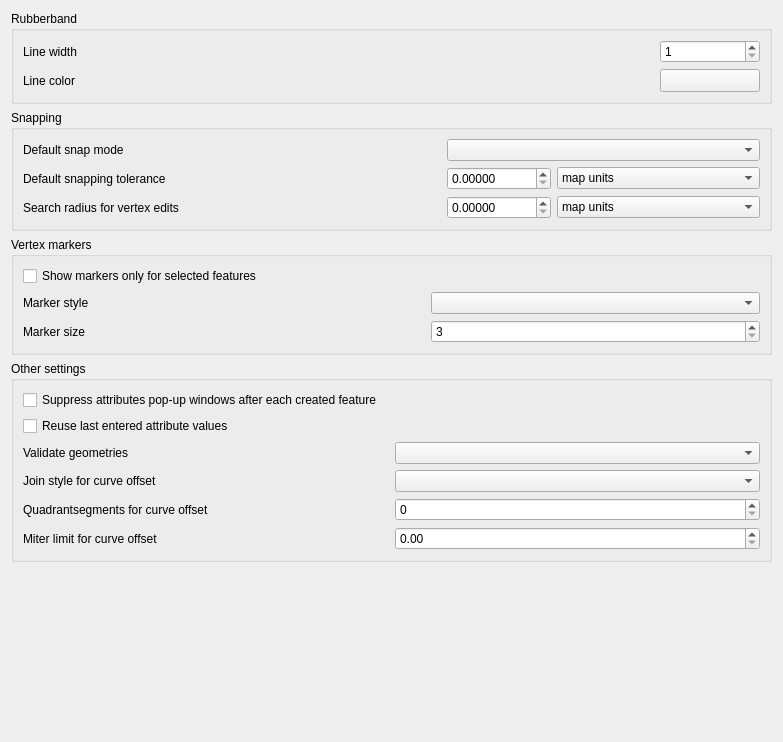
         <widget class="QWidget" name="scrollAreaWidgetContents_6">
          <property name="geometry">
           <rect>
            <x>0</x>
            <y>0</y>
            <width>783</width>
            <height>742</height>
           </rect>
          </property>
          <layout class="QGridLayout" name="gridLayout_13">
           <item row="0" column="0">
            <widget class="QGroupBox" name="mRubberBandGroupBox">
             <property name="title">
              <string>Rubberband</string>
             </property>
             <layout class="QGridLayout">
              <item row="0" column="0">
               <widget class="QLabel" name="mLineWidthTextLabel">
                <property name="text">
                 <string>Line width</string>
                </property>
               </widget>
              </item>
              <item row="0" column="1">
               <widget class="QSpinBox" name="mLineWidthSpinBox">
                <property name="toolTip">
                 <string>Line width in pixels</string>
                </property>
                <property name="minimum">
                 <number>1</number>
                </property>
               </widget>
              </item>
              <item row="1" column="0">
               <widget class="QLabel" name="mLineColorTextLabel">
                <property name="text">
                 <string>Line color</string>
                </property>
               </widget>
              </item>
              <item row="1" column="1">
               <widget class="QgsColorButton" name="mLineColorToolButton">
                <property name="minimumSize">
                 <size>
                  <width>100</width>
                  <height>0</height>
                 </size>
                </property>
                <property name="text">
                 <string/>
                </property>
               </widget>
              </item>
             </layout>
            </widget>
           </item>
           <item row="1" column="0">
            <widget class="QGroupBox" name="mSnappingGroupBox">
             <property name="title">
              <string>Snapping</string>
             </property>
             <layout class="QGridLayout">
              <item row="0" column="0">
               <widget class="QLabel" name="mDefaultSnapModeLabel">
                <property name="text">
                 <string>Default snap mode</string>
                </property>
               </widget>
              </item>
              <item row="0" column="4" colspan="2">
               <widget class="QComboBox" name="mDefaultSnapModeComboBox">
                <property name="sizePolicy">
                 <sizepolicy hsizetype="Expanding" vsizetype="Fixed">
                  <horstretch>0</horstretch>
                  <verstretch>0</verstretch>
                 </sizepolicy>
                </property>
               </widget>
              </item>
              <item row="1" column="0" colspan="2">
               <widget class="QLabel" name="mDefaultSnappingToleranceTextLabel">
                <property name="text">
                 <string>Default snapping tolerance</string>
                </property>
               </widget>
              </item>
              <item row="1" column="4">
               <widget class="QDoubleSpinBox" name="mDefaultSnappingToleranceSpinBox">
                <property name="decimals">
                 <number>5</number>
                </property>
                <property name="maximum">
                 <double>99999999.989999994635582</double>
                </property>
               </widget>
              </item>
              <item row="2" column="0" colspan="3">
               <widget class="QLabel" name="mVertexSearchRadiusVertexEditLabel">
                <property name="text">
                 <string>Search radius for vertex edits</string>
                </property>
               </widget>
              </item>
              <item row="2" column="4">
               <widget class="QDoubleSpinBox" name="mSearchRadiusVertexEditSpinBox">
                <property name="decimals">
                 <number>5</number>
                </property>
                <property name="maximum">
                 <double>99999999.989999994635582</double>
                </property>
               </widget>
              </item>
              <item row="1" column="5">
               <widget class="QComboBox" name="mDefaultSnappingToleranceComboBox">
                <property name="sizePolicy">
                 <sizepolicy hsizetype="Expanding" vsizetype="Fixed">
                  <horstretch>0</horstretch>
                  <verstretch>0</verstretch>
                 </sizepolicy>
                </property>
                <item>
                 <property name="text">
                  <string>map units</string>
                 </property>
                </item>
                <item>
                 <property name="text">
                  <string>pixels</string>
                 </property>
                </item>
               </widget>
              </item>
              <item row="2" column="5">
               <widget class="QComboBox" name="mSearchRadiusVertexEditComboBox">
                <item>
                 <property name="text">
                  <string>map units</string>
                 </property>
                </item>
                <item>
                 <property name="text">
                  <string>pixels</string>
                 </property>
                </item>
               </widget>
              </item>
              <item row="2" column="3">
               <spacer>
                <property name="orientation">
                 <enum>Qt::Horizontal</enum>
                </property>
                <property name="sizeHint" stdset="0">
                 <size>
                  <width>61</width>
                  <height>20</height>
                 </size>
                </property>
               </spacer>
              </item>
              <item row="1" column="2" colspan="2">
               <spacer>
                <property name="orientation">
                 <enum>Qt::Horizontal</enum>
                </property>
                <property name="sizeHint" stdset="0">
                 <size>
                  <width>241</width>
                  <height>20</height>
                 </size>
                </property>
               </spacer>
              </item>
              <item row="0" column="1" colspan="3">
               <spacer>
                <property name="orientation">
                 <enum>Qt::Horizontal</enum>
                </property>
                <property name="sizeHint" stdset="0">
                 <size>
                  <width>311</width>
                  <height>20</height>
                 </size>
                </property>
               </spacer>
              </item>
             </layout>
            </widget>
           </item>
           <item row="2" column="0">
            <widget class="QGroupBox" name="mVertexMarkerGroupBox">
             <property name="title">
              <string>Vertex markers</string>
             </property>
             <layout class="QGridLayout">
              <item row="0" column="0" colspan="2">
               <widget class="QCheckBox" name="mMarkersOnlyForSelectedCheckBox">
                <property name="text">
                 <string>Show markers only for selected features</string>
                </property>
               </widget>
              </item>
              <item row="1" column="0">
               <widget class="QLabel" name="mMarkerStyleLabel">
                <property name="text">
                 <string>Marker style</string>
                </property>
               </widget>
              </item>
              <item row="1" column="1">
               <spacer>
                <property name="orientation">
                 <enum>Qt::Horizontal</enum>
                </property>
                <property name="sizeHint" stdset="0">
                 <size>
                  <width>281</width>
                  <height>20</height>
                 </size>
                </property>
               </spacer>
              </item>
              <item row="1" column="2">
               <widget class="QComboBox" name="mMarkerStyleComboBox">
                <property name="sizePolicy">
                 <sizepolicy hsizetype="Expanding" vsizetype="Fixed">
                  <horstretch>0</horstretch>
                  <verstretch>0</verstretch>
                 </sizepolicy>
                </property>
               </widget>
              </item>
              <item row="2" column="2">
               <widget class="QSpinBox" name="mMarkerSizeSpinBox">
                <property name="layoutDirection">
                 <enum>Qt::LeftToRight</enum>
                </property>
                <property name="minimum">
                 <number>3</number>
                </property>
                <property name="singleStep">
                 <number>2</number>
                </property>
               </widget>
              </item>
              <item row="2" column="0">
               <widget class="QLabel" name="label_6">
                <property name="text">
                 <string>Marker size</string>
                </property>
               </widget>
              </item>
              <item row="2" column="1">
               <spacer>
                <property name="orientation">
                 <enum>Qt::Horizontal</enum>
                </property>
                <property name="sizeHint" stdset="0">
                 <size>
                  <width>40</width>
                  <height>20</height>
                 </size>
                </property>
               </spacer>
              </item>
             </layout>
            </widget>
           </item>
           <item row="3" column="0">
            <widget class="QGroupBox" name="mEnterAttributeValuesGroupBox">
             <property name="title">
              <string>Other settings</string>
             </property>
             <layout class="QGridLayout" name="gridLayout_12">
              <item row="0" column="0">
               <widget class="QCheckBox" name="chkDisableAttributeValuesDlg">
                <property name="text">
                 <string>Suppress attributes pop-up windows after each created feature</string>
                </property>
                <property name="tristate">
                 <bool>false</bool>
                </property>
               </widget>
              </item>
              <item row="1" column="0">
               <widget class="QCheckBox" name="chkReuseLastValues">
                <property name="text">
                 <string>Reuse last entered attribute values</string>
                </property>
                <property name="tristate">
                 <bool>false</bool>
                </property>
               </widget>
              </item>
              <item row="2" column="0">
               <widget class="QLabel" name="label_19">
                <property name="text">
                 <string>Validate geometries</string>
                </property>
               </widget>
              </item>
              <item row="2" column="1">
               <widget class="QComboBox" name="mValidateGeometries"/>
              </item>
              <item row="3" column="0">
               <widget class="QLabel" name="label_21">
                <property name="text">
                 <string>Join style for curve offset</string>
                </property>
               </widget>
              </item>
              <item row="3" column="1">
               <widget class="QComboBox" name="mOffsetJoinStyleComboBox"/>
              </item>
              <item row="4" column="0">
               <widget class="QLabel" name="label_22">
                <property name="text">
                 <string>Quadrantsegments for curve offset</string>
                </property>
               </widget>
              </item>
              <item row="4" column="1">
               <widget class="QSpinBox" name="mOffsetQuadSegSpinBox"/>
              </item>
              <item row="5" column="0">
               <widget class="QLabel" name="label_23">
                <property name="text">
                 <string>Miter limit for curve offset</string>
                </property>
               </widget>
              </item>
              <item row="5" column="1">
               <widget class="QDoubleSpinBox" name="mCurveOffsetMiterLimitComboBox"/>
              </item>
             </layout>
            </widget>
           </item>
           <item row="4" column="0">
            <spacer>
             <property name="orientation">
              <enum>Qt::Vertical</enum>
             </property>
             <property name="sizeHint" stdset="0">
              <size>
               <width>547</width>
               <height>102</height>
              </size>
             </property>
            </spacer>
           </item>
          </layout>
         </widget>
